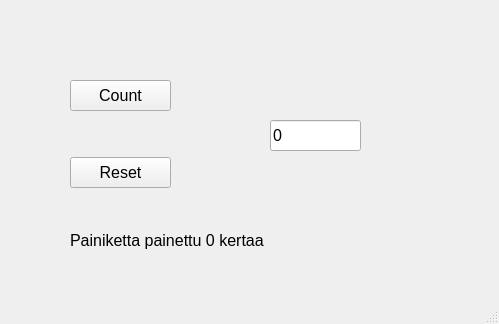
<?xml version="1.0" encoding="UTF-8"?>
<ui version="4.0">
 <class>MainWindow</class>
 <widget class="QMainWindow" name="MainWindow">
  <property name="geometry">
   <rect>
    <x>0</x>
    <y>0</y>
    <width>499</width>
    <height>324</height>
   </rect>
  </property>
  <property name="windowTitle">
   <string>MainWindow</string>
  </property>
  <widget class="QWidget" name="centralwidget">
   <widget class="QPushButton" name="btnCount">
    <property name="geometry">
     <rect>
      <x>70</x>
      <y>80</y>
      <width>101</width>
      <height>31</height>
     </rect>
    </property>
    <property name="font">
     <font>
      <pointsize>12</pointsize>
     </font>
    </property>
    <property name="text">
     <string>Count</string>
    </property>
   </widget>
   <widget class="QPushButton" name="btnReset">
    <property name="geometry">
     <rect>
      <x>70</x>
      <y>157</y>
      <width>101</width>
      <height>31</height>
     </rect>
    </property>
    <property name="font">
     <font>
      <pointsize>12</pointsize>
     </font>
    </property>
    <property name="text">
     <string>Reset</string>
    </property>
   </widget>
   <widget class="QLineEdit" name="txtResult">
    <property name="geometry">
     <rect>
      <x>270</x>
      <y>120</y>
      <width>91</width>
      <height>31</height>
     </rect>
    </property>
    <property name="font">
     <font>
      <pointsize>12</pointsize>
     </font>
    </property>
    <property name="text">
     <string>0</string>
    </property>
   </widget>
   <widget class="QLabel" name="labelInfo">
    <property name="geometry">
     <rect>
      <x>70</x>
      <y>230</y>
      <width>241</width>
      <height>21</height>
     </rect>
    </property>
    <property name="font">
     <font>
      <pointsize>12</pointsize>
     </font>
    </property>
    <property name="text">
     <string>Painiketta painettu 0 kertaa</string>
    </property>
   </widget>
  </widget>
  <widget class="QMenuBar" name="menubar">
   <property name="geometry">
    <rect>
     <x>0</x>
     <y>0</y>
     <width>499</width>
     <height>22</height>
    </rect>
   </property>
  </widget>
  <widget class="QStatusBar" name="statusbar"/>
 </widget>
 <resources/>
 <connections/>
</ui>
